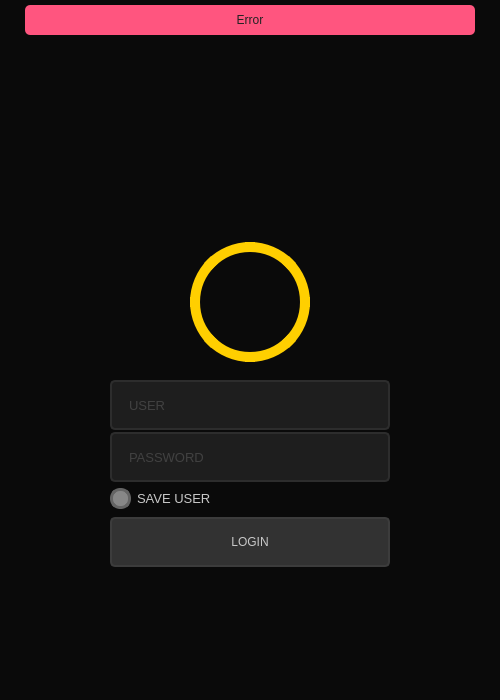
<?xml version="1.0" encoding="UTF-8"?>
<ui version="4.0">
 <class>MainWindow</class>
 <widget class="QMainWindow" name="MainWindow">
  <property name="geometry">
   <rect>
    <x>0</x>
    <y>0</y>
    <width>500</width>
    <height>700</height>
   </rect>
  </property>
  <property name="minimumSize">
   <size>
    <width>500</width>
    <height>700</height>
   </size>
  </property>
  <property name="maximumSize">
   <size>
    <width>500</width>
    <height>700</height>
   </size>
  </property>
  <property name="font">
   <font>
    <family>Segoe UI</family>
    <pointsize>10</pointsize>
   </font>
  </property>
  <property name="windowTitle">
   <string>Login</string>
  </property>
  <property name="windowIcon">
   <iconset resource="file.qrc">
    <normaloff>:/Icon/Images/Icon.ico</normaloff>:/Icon/Images/Icon.ico</iconset>
  </property>
  <property name="styleSheet">
   <string notr="true">color: rgb(200, 200, 200);
background-color: rgb(10, 10, 10);</string>
  </property>
  <widget class="QWidget" name="centralwidget">
   <layout class="QVBoxLayout" name="verticalLayout">
    <property name="spacing">
     <number>0</number>
    </property>
    <property name="leftMargin">
     <number>0</number>
    </property>
    <property name="topMargin">
     <number>0</number>
    </property>
    <property name="rightMargin">
     <number>0</number>
    </property>
    <property name="bottomMargin">
     <number>0</number>
    </property>
    <item>
     <widget class="QFrame" name="top_bar">
      <property name="maximumSize">
       <size>
        <width>16777215</width>
        <height>35</height>
       </size>
      </property>
      <property name="styleSheet">
       <string notr="true"/>
      </property>
      <property name="frameShape">
       <enum>QFrame::NoFrame</enum>
      </property>
      <property name="frameShadow">
       <enum>QFrame::Raised</enum>
      </property>
      <layout class="QHBoxLayout" name="horizontalLayout_2">
       <property name="spacing">
        <number>0</number>
       </property>
       <property name="leftMargin">
        <number>0</number>
       </property>
       <property name="topMargin">
        <number>5</number>
       </property>
       <property name="rightMargin">
        <number>0</number>
       </property>
       <property name="bottomMargin">
        <number>0</number>
       </property>
       <item>
        <widget class="QFrame" name="frame_error">
         <property name="maximumSize">
          <size>
           <width>450</width>
           <height>16777215</height>
          </size>
         </property>
         <property name="styleSheet">
          <string notr="true">background-color: rgb(255, 85, 127);
border-radius: 5px;</string>
         </property>
         <property name="frameShape">
          <enum>QFrame::StyledPanel</enum>
         </property>
         <property name="frameShadow">
          <enum>QFrame::Raised</enum>
         </property>
         <layout class="QHBoxLayout" name="horizontalLayout_3">
          <property name="leftMargin">
           <number>10</number>
          </property>
          <property name="topMargin">
           <number>3</number>
          </property>
          <property name="rightMargin">
           <number>10</number>
          </property>
          <property name="bottomMargin">
           <number>3</number>
          </property>
          <item>
           <widget class="QLabel" name="label_error">
            <property name="styleSheet">
             <string notr="true">color: rgb(35, 35, 35);</string>
            </property>
            <property name="text">
             <string>Error</string>
            </property>
            <property name="alignment">
             <set>Qt::AlignCenter</set>
            </property>
           </widget>
          </item>
         </layout>
        </widget>
       </item>
      </layout>
     </widget>
    </item>
    <item>
     <widget class="QFrame" name="content">
      <property name="styleSheet">
       <string notr="true"/>
      </property>
      <property name="frameShape">
       <enum>QFrame::NoFrame</enum>
      </property>
      <property name="frameShadow">
       <enum>QFrame::Raised</enum>
      </property>
      <layout class="QHBoxLayout" name="horizontalLayout">
       <item>
        <widget class="QFrame" name="login_area">
         <property name="maximumSize">
          <size>
           <width>450</width>
           <height>550</height>
          </size>
         </property>
         <property name="styleSheet">
          <string notr="true">border-radius: 10px;</string>
         </property>
         <property name="frameShape">
          <enum>QFrame::NoFrame</enum>
         </property>
         <property name="frameShadow">
          <enum>QFrame::Raised</enum>
         </property>
         <widget class="QFrame" name="logo">
          <property name="geometry">
           <rect>
            <x>74</x>
            <y>-1</y>
            <width>331</width>
            <height>131</height>
           </rect>
          </property>
          <property name="styleSheet">
           <string notr="true">background-image: url(:/Logo/Images/EXAM logo_0.png);
background-repeat: no-repeat;
background-position: center;</string>
          </property>
          <property name="frameShape">
           <enum>QFrame::StyledPanel</enum>
          </property>
          <property name="frameShadow">
           <enum>QFrame::Raised</enum>
          </property>
         </widget>
         <widget class="QFrame" name="avatar">
          <property name="geometry">
           <rect>
            <x>165</x>
            <y>150</y>
            <width>120</width>
            <height>120</height>
           </rect>
          </property>
          <property name="styleSheet">
           <string notr="true">QFrame {
	background-image: url(:/Avatar/Images/avatar.png);
	border-radius: 60px;
	border: 10px solid rgb(255, 207, 0);
	background-position: center;
}
QFrame:hover {
	border: 10px solid rgb(255, 225, 0);
}

</string>
          </property>
          <property name="frameShape">
           <enum>QFrame::StyledPanel</enum>
          </property>
          <property name="frameShadow">
           <enum>QFrame::Raised</enum>
          </property>
         </widget>
         <widget class="QLineEdit" name="lineEdit_user">
          <property name="geometry">
           <rect>
            <x>85</x>
            <y>288</y>
            <width>280</width>
            <height>50</height>
           </rect>
          </property>
          <property name="font">
           <font>
            <family>Segoe UI</family>
            <pointsize>10</pointsize>
           </font>
          </property>
          <property name="styleSheet">
           <string notr="true">QLineEdit {
	border: 2px solid rgb(45, 45, 45);
	border-radius: 5px;
	padding: 15px;
	background-color: rgb(30, 30, 30);	
	color: rgb(100, 100, 100);
}
QLineEdit:hover {
	border: 2px solid rgb(55, 55, 55);
}
QLineEdit:focus {
	border: 2px solid rgb(255, 207, 0);	
	color: rgb(200, 200, 200);
}</string>
          </property>
          <property name="maxLength">
           <number>32</number>
          </property>
          <property name="placeholderText">
           <string>USER</string>
          </property>
         </widget>
         <widget class="QLineEdit" name="lineEdit_password">
          <property name="geometry">
           <rect>
            <x>85</x>
            <y>340</y>
            <width>280</width>
            <height>50</height>
           </rect>
          </property>
          <property name="font">
           <font>
            <family>Segoe UI</family>
            <pointsize>10</pointsize>
           </font>
          </property>
          <property name="styleSheet">
           <string notr="true">QLineEdit {
	border: 2px solid rgb(45, 45, 45);
	border-radius: 5px;
	padding: 15px;
	background-color: rgb(30, 30, 30);	
	color: rgb(100, 100, 100);
}
QLineEdit:hover {
	border: 2px solid rgb(55, 55, 55);
}
QLineEdit:focus {
	border: 2px solid rgb(255, 207, 0);	
	color: rgb(200, 200, 200);
}</string>
          </property>
          <property name="maxLength">
           <number>16</number>
          </property>
          <property name="echoMode">
           <enum>QLineEdit::Password</enum>
          </property>
          <property name="placeholderText">
           <string>PASSWORD</string>
          </property>
         </widget>
         <widget class="QCheckBox" name="checkBox_save_user">
          <property name="geometry">
           <rect>
            <x>85</x>
            <y>395</y>
            <width>281</width>
            <height>22</height>
           </rect>
          </property>
          <property name="font">
           <font>
            <family>Segoe UI</family>
            <pointsize>10</pointsize>
           </font>
          </property>
          <property name="styleSheet">
           <string notr="true">QCheckBox::indicator {
	border: 3px solid rgb(100, 100, 100);
	width: 15px;
	height: 15px;
	border-radius: 10px;	
	background-color: rgb(135, 135, 135);
}
QCheckBox::indicator:checked {
	border: 3px solid rgb(255, 205, 0);
	background-color: rgb(255, 255, 0);
}</string>
          </property>
          <property name="text">
           <string>SAVE USER</string>
          </property>
         </widget>
         <widget class="QPushButton" name="pushButton_login">
          <property name="geometry">
           <rect>
            <x>85</x>
            <y>425</y>
            <width>280</width>
            <height>50</height>
           </rect>
          </property>
          <property name="styleSheet">
           <string notr="true">QPushButton {	
	background-color: rgb(50, 50, 50);
	border: 2px solid rgb(60, 60, 60);
	border-radius: 5px;
}
QPushButton:hover {	
	background-color: rgb(60, 60, 60);
	border: 2px solid rgb(70, 70, 70);
}
QPushButton:pressed {	
	background-color: rgb(250, 230, 0);
	border: 2px solid rgb(255, 165, 24);	
	color: rgb(35, 35, 35);
}</string>
          </property>
          <property name="text">
           <string>LOGIN</string>
          </property>
         </widget>
        </widget>
       </item>
      </layout>
     </widget>
    </item>
   </layout>
  </widget>
 </widget>
 <resources>
  <include location="file.qrc"/>
 </resources>
 <connections/>
</ui>
